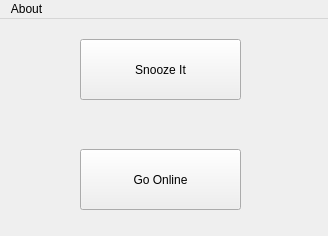
<?xml version="1.0" encoding="UTF-8"?>
<ui version="4.0">
 <class>MainWindow</class>
 <widget class="QMainWindow" name="MainWindow">
  <property name="geometry">
   <rect>
    <x>0</x>
    <y>0</y>
    <width>328</width>
    <height>236</height>
   </rect>
  </property>
  <property name="windowTitle">
   <string>Steam Snoozer 0.1</string>
  </property>
  <widget class="QWidget" name="centralWidget">
   <widget class="QPushButton" name="pushButton">
    <property name="geometry">
     <rect>
      <x>80</x>
      <y>20</y>
      <width>161</width>
      <height>61</height>
     </rect>
    </property>
    <property name="text">
     <string>Snooze It</string>
    </property>
   </widget>
   <widget class="QPushButton" name="pushButton_2">
    <property name="geometry">
     <rect>
      <x>80</x>
      <y>130</y>
      <width>161</width>
      <height>61</height>
     </rect>
    </property>
    <property name="text">
     <string>Go Online</string>
    </property>
   </widget>
  </widget>
  <widget class="QMenuBar" name="menuBar">
   <property name="geometry">
    <rect>
     <x>0</x>
     <y>0</y>
     <width>328</width>
     <height>21</height>
    </rect>
   </property>
   <widget class="QMenu" name="menuAbout">
    <property name="title">
     <string>About</string>
    </property>
    <addaction name="actionAbout_This_Software"/>
   </widget>
   <addaction name="menuAbout"/>
  </widget>
  <action name="actionVersion">
   <property name="text">
    <string>Version</string>
   </property>
  </action>
  <action name="actionAbout_This_Software">
   <property name="text">
    <string>About This Software</string>
   </property>
  </action>
 </widget>
 <layoutdefault spacing="6" margin="11"/>
 <resources/>
 <connections/>
</ui>
